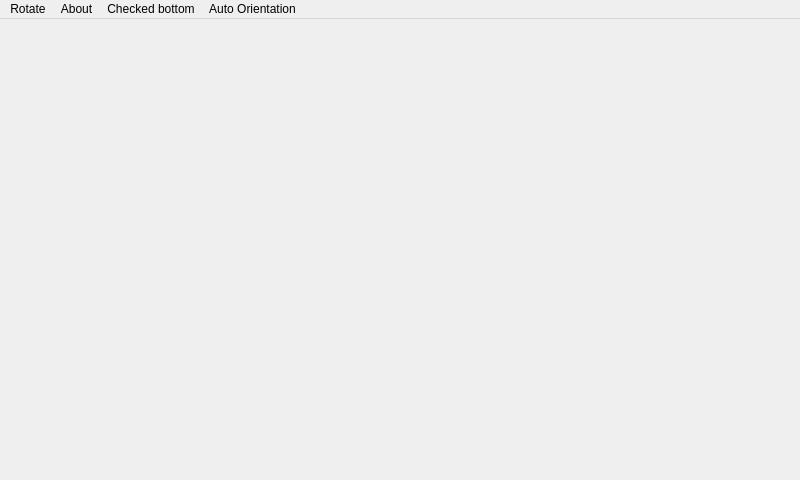
<?xml version="1.0" encoding="UTF-8"?>
<ui version="4.0">
 <class>MainForm</class>
 <widget class="QMainWindow" name="MainForm">
  <property name="geometry">
   <rect>
    <x>0</x>
    <y>0</y>
    <width>800</width>
    <height>480</height>
   </rect>
  </property>
  <property name="windowTitle">
   <string>EasyList - by Willem Liu</string>
  </property>
  <widget class="QWidget" name="centralwidget">
   <layout class="QGridLayout" name="gridLayout">
    <property name="margin">
     <number>0</number>
    </property>
    <property name="spacing">
     <number>0</number>
    </property>
    <item row="0" column="0">
     <widget class="QStackedWidget" name="stackedWidget">
      <property name="currentIndex">
       <number>-1</number>
      </property>
     </widget>
    </item>
   </layout>
  </widget>
  <widget class="QMenuBar" name="menubar">
   <property name="geometry">
    <rect>
     <x>0</x>
     <y>0</y>
     <width>800</width>
     <height>21</height>
    </rect>
   </property>
   <widget class="QMenu" name="menuRotate">
    <property name="title">
     <string>Rotate</string>
    </property>
    <addaction name="actionRotate"/>
   </widget>
   <widget class="QMenu" name="menuAbout">
    <property name="title">
     <string>About</string>
    </property>
    <addaction name="actionAbout"/>
   </widget>
   <widget class="QMenu" name="menuChecked_bottom">
    <property name="title">
     <string>Checked bottom</string>
    </property>
    <addaction name="actionChecked_bottom"/>
   </widget>
   <widget class="QMenu" name="menuAuto_Orientation">
    <property name="title">
     <string>Auto Orientation</string>
    </property>
    <addaction name="actionAuto_Orientation"/>
   </widget>
   <addaction name="menuRotate"/>
   <addaction name="menuAbout"/>
   <addaction name="menuChecked_bottom"/>
   <addaction name="menuAuto_Orientation"/>
  </widget>
  <action name="actionRotate">
   <property name="text">
    <string>Rotate</string>
   </property>
  </action>
  <action name="actionAbout">
   <property name="text">
    <string>About</string>
   </property>
  </action>
  <action name="actionChecked_bottom">
   <property name="checkable">
    <bool>true</bool>
   </property>
   <property name="text">
    <string>Checked bottom</string>
   </property>
  </action>
  <action name="actionAuto_Orientation">
   <property name="checkable">
    <bool>true</bool>
   </property>
   <property name="text">
    <string>Auto Orientation</string>
   </property>
  </action>
 </widget>
 <resources/>
 <connections/>
</ui>
